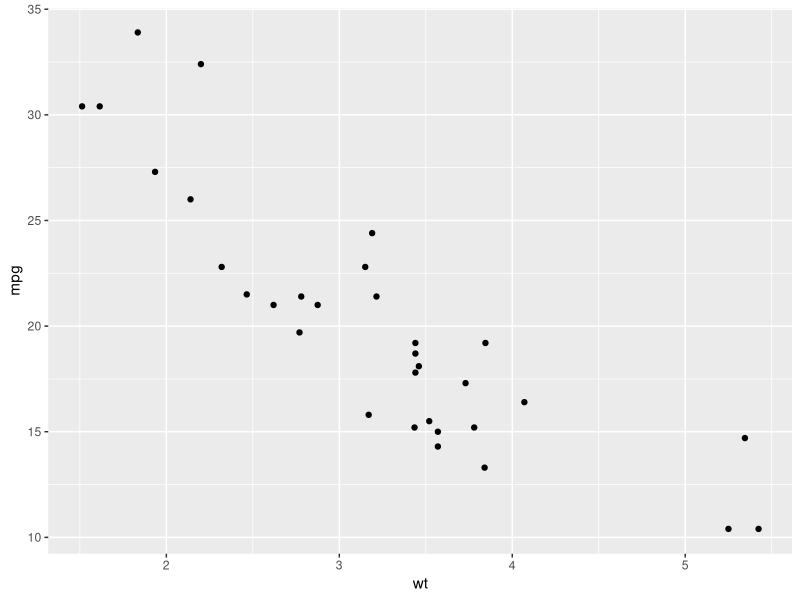
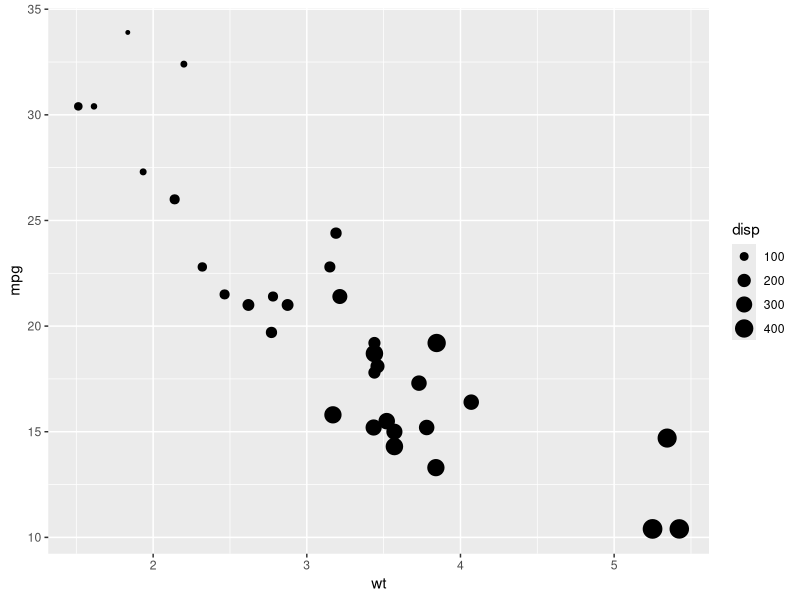
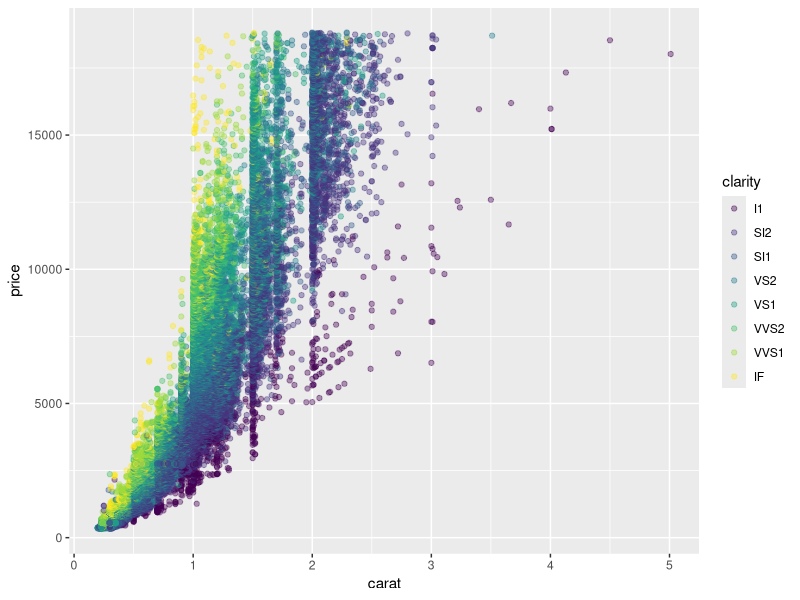
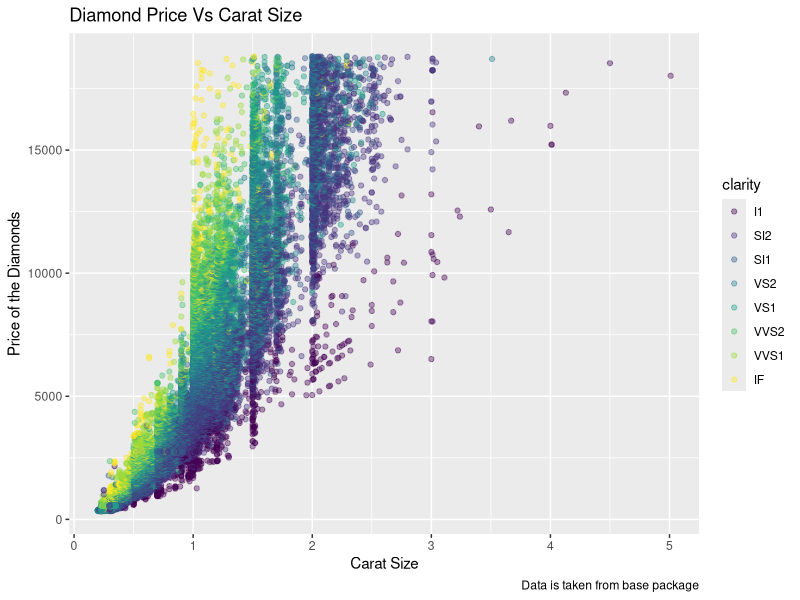

Recreate these plots in R, in order.
## ---- chunk 1
knitr::opts_chunk$set(echo = TRUE)
## ---- chunk 2
#Load the ggplot2 package
library('ggplot2')
## ---- chunk 3
# Install the ggplot2 package
install.packages('ggplot2')
## ---- chunk 4
# Loading the dataset 
data("mtcars")

## ---- chunk 5
# summary for the mtcars dataset
summary(mtcars)
## ---- chunk 6
# A scatter plot has been made  for mpg (miles per galon) against the weight 
# (in thousands of pounds)
ggplot(mtcars, aes(x = wt, y = mpg)) +
  geom_point()
## ---- chunk 7
# Add the disp in the size attribute
ggplot(mtcars, aes(x = wt, y = mpg, size = disp)) +
  geom_point()
## ---- chunk 8
# Diamond Dataset wih color and alpha
ggplot(diamonds, aes(x = carat, y = price, color = clarity)) +
  geom_point(alpha = 0.4)
## ---- chunk 9
# Diamond Dataset wih Title and label
ggplot(diamonds, aes(x = carat, y = price, color = clarity)) +
  geom_point(alpha = 0.4) + labs(x = "Carat Size", y = "Price of the Diamonds", 
  title = "Diamond Price Vs Carat Size", caption = "Data is taken from base package")
